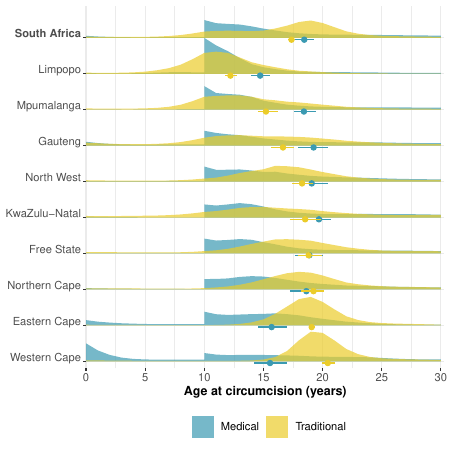

Write R code to recreate this figure.
#####################
### Preliminaries ###
#####################
# Clearing Workspace
rm(list = ls())

# Set working directory
setwd('~/Dropbox/Github/zaf-circumcision-rates/Documents/nature-comms-rev2/Figures/paper')

# Loading source code 
source('../src/0_Source.R')
require(ggridges)

# Colours for the plot 
colourPalette <- rev(colorRampPalette(c('#9e0142','#d53e4f','#f46d43','#fdae61','#fee08b','#ffffbf','#e6f598','#abdda4','#66c2a5','#3288bd','#5e4fa2'))(100))

# Model version
version <- '20210716'

################################################
### Preparing location/shapefile information ###
################################################
# Loading shapefiles 
area_hierarchy <- read.csv("../src/zaf_area_hierarchy.csv")
area_boundaries <- read_sf("../src/zaf_area_boundaries.geojson")

# Adding a unique identifier within Admin code and merging to boundaries
area_hierarchy <- area_hierarchy %>% 
  group_by(area_level) %>% 
  mutate(space = seq(dplyr::n())) %>%
  ungroup()

# Adding a unique identifier within Admin code and merging to boundaries
area_boundaries <- area_hierarchy %>% 
  group_by(area_level) %>% 
  mutate(space = seq(dplyr::n())) %>% 
  left_join(x =  area_boundaries,
            by = 'area_id') %>%
  ungroup()

######################################
### Preparing resutls for plotting ###
######################################
# Reading in results by age 
results_age1 <- read_csv('../src/Results_SingleAge_Probability.csv')
results_age2 <- read_csv('../src/Results_SingleAge_Incidence.csv')
results_age3 <- read_csv('../src/Results_SingleAge_Prevalence.csv')
results_age <- rbind(results_age1, results_age2, results_age3)
rm(results_age1, results_age2, results_age3)

# Loading in the average age at circumcision 
results_aac <- read_csv('../src/Results_AverageAgeAtCircumcision.csv')

#####################
### Creating plot ###
#####################
# Keeping relevant information
tmp <- results_age %>%
  # Only keeping relevant data
  filter(type %in% c("Number of circumcisions performed (MMC-nT)", 
                     "Number of circumcisions performed (TMIC)") &
           area_level %in% 0:1 &
           year == 2018 & 
           model == "With program data") 

# Getting density for the ridge plot
tmp <- tmp %>%  
  # Grouping for normalising
  group_by(area_id, year, type) %>%
  # Estimating density
  mutate(density = mean /(2*sum(mean))) %>%
  # Ungrouping
  ungroup() 

# Altering labels for the plot
tmp$type[which(tmp$type == "Number of circumcisions performed (MMC-nT)")] <- 'Medical'
tmp$type[which(tmp$type == "Number of circumcisions performed (TMIC)")] <- 'Traditional'

# Keepingn revelant average age at circumcision 
tmp2 <- results_aac %>%
  # Only keeping relevant data
  filter(area_level %in% 0:1 &
           year == 2018 &
           type %in% c('Average age at circumcision (MMC-nTs)',
                       'Average age at circumcision (TMIC)') &
           model == "With program data") 
  
# Altering labels for the plot
tmp2$type[which(tmp2$type == "Average age at circumcision (MMC-nT)")] <- 'Medical'
tmp2$type[which(tmp2$type == "Average age at circumcision (TMIC)")] <- 'Traditional'

# Ordering the provinces
tmp$area_name <- factor(tmp$area_name,
                        levels = rev(c("South Africa", "Limpopo", "Mpumalanga", "Gauteng", 
                                       "North West","KwaZulu-Natal", "Free State",
                                       "Northern Cape", "Eastern Cape", "Western Cape")))

# Ordering the provinces
tmp2$area_name <- factor(tmp2$area_name,
                         levels = rev(c("South Africa", "Limpopo", "Mpumalanga", "Gauteng", 
                                        "North West","KwaZulu-Natal", "Free State",
                                        "Northern Cape", "Eastern Cape", "Western Cape")))

# Fixing 9 so that it has a step at 9/10
test <- subset(tmp, age == 9 & type == 'Medical')
test$age <- test$age + 1 - 1E-6
tmp <- rbind(tmp, test)

# Removing uncessary datasets
rm(test)

# Plotting
fig8 <- ggplot(subset(tmp, age <=30),
               aes(x = age, 
                   y = area_name, 
                   height = density, 
                   fill = type, 
                   color = type)) +
  geom_density_ridges(stat = "identity", 
                      scale = 1, 
                      alpha = 0.7, 
                      color = NA)  +
  # Adding average age of circumcision
  geom_point(data = tmp2, 
             aes(x = mean, 
                 y = as.integer(area_name) - 0.05, 
                 color = type),
             inherit.aes = FALSE, 
             show.legend = FALSE) +
  # Adding uncertainty interval of average age of circumcision
  geom_segment(data = tmp2, 
               aes(x = lower, 
                   xend = upper, 
                   y = as.integer(area_name)-0.05, 
                   yend = as.integer(area_name)-0.05, 
                   color = type),
               inherit.aes = FALSE, 
               show.legend = FALSE) +
  # Colour palette
  scale_fill_manual(values = wesanderson::wes_palette("Zissou1", 3)[c(1,3)]) +
  scale_colour_manual(values = wesanderson::wes_palette("Zissou1", 3)[c(1,3)]) +
  scale_y_discrete(expand = expansion(0, c(0.2, 0.9))) +
  scale_x_continuous(expand = expansion(c(0, 0.01), 0),
                     breaks = seq(0, 30, by = 5)) +
  # Setting theme
  theme_minimal(8) + 
  # Splitting by circumcision type
  # facet_grid(. ~ type) + 
  # Setting labels
  labs(y = NULL, 
       x = "Age at circumcision (years)", 
       color = NULL, 
       fill = NULL) +
  coord_cartesian(clip = "off") +
  # Changing plot themes 
  theme(
    axis.title = element_text(size = 9),
    axis.text = element_text(size = 8),
    axis.text.y = element_text(face = c(rep('plain', 9), 'bold'), vjust = 0),
    axis.ticks = element_line(colour = "grey20"),
    axis.title.x = element_text(face = "bold"),
    strip.background = element_blank(), 
    legend.title = element_text(size = 9, face = "bold"),
    legend.text = element_text(size = 8),
    legend.position = 'bottom',
    panel.spacing = unit(0.2, "lines"))

ggsave("Figure8.pdf", fig8, height = 4.5, width = 4.5, units = "in")
ggsave("Figure8.png", fig8, height = 4.5, width = 4.5, units = "in")
ggsave("Figure8.eps", fig8, height = 4.5, width = 4.5, units = "in", device = cairo_ps)
